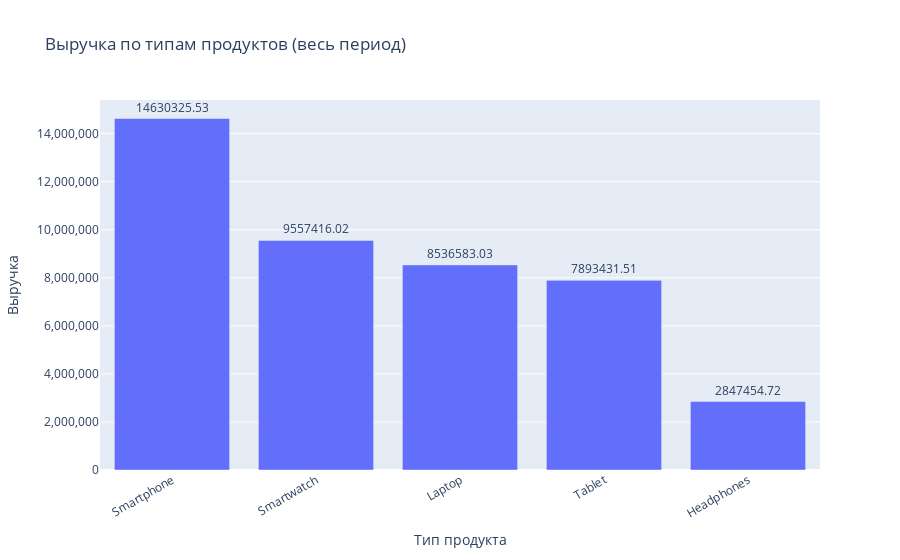

Notebook source saved alongside this figure:
### Markdown cell above
## По каждому типу продукта с суммированием дохода.

### Code cell
rev_by_product = (
    df.groupby("Product Type", as_index=False)["Total_Spent_Row"]
          .sum()
          .sort_values("Total_Spent_Row", ascending=False)
)
fig_prod = px.bar(
    rev_by_product,
    x="Product Type", y="Total_Spent_Row", text="Total_Spent_Row",
    title="Выручка по типам продуктов (весь период)",
    labels={"Product Type": "Тип продукта", "Total_Spent_Row": "Выручка"}
)
fig_prod.update_traces(texttemplate="%{text:.2f}", textposition="outside")
fig_prod.update_layout(yaxis_tickformat=",", xaxis_tickangle=-30, margin=dict(b=90))
fig_prod.show()

### Figure 1 — Plotly figure (JSON) as saved in the notebook; plotly's stock layout.template omitted (floating-point values rounded to 4 significant figures)
{"data": [{"hovertemplate": "Тип продукта=%{x}<br>Выручка=%{text}<extra></extra>", "legendgroup": "", "marker": {"color": "#636efa", "pattern": {"shape": ""}}, "name": "", "orientation": "v", "showlegend": false, "text": [14630000.0, 9557000.0, 8537000.0, 7893000.0, 2847000.0], "textposition": "outside", "texttemplate": "%{text:.2f}", "type": "bar", "x": ["Smartphone", "Smartwatch", "Laptop", "Tablet", "Headphones"], "xaxis": "x", "y": [14630000.0, 9557000.0, 8537000.0, 7893000.0, 2847000.0], "yaxis": "y"}], "layout": {"barmode": "relative", "legend": {"tracegroupgap": 0}, "margin": {"b": 90}, "title": {"text": "Выручка по типам продуктов (весь период)"}, "xaxis": {"anchor": "y", "domain": [0, 1], "tickangle": -30, "title": {"text": "Тип продукта"}}, "yaxis": {"anchor": "x", "domain": [0, 1], "tickformat": ",", "title": {"text": "Выручка"}}}}
